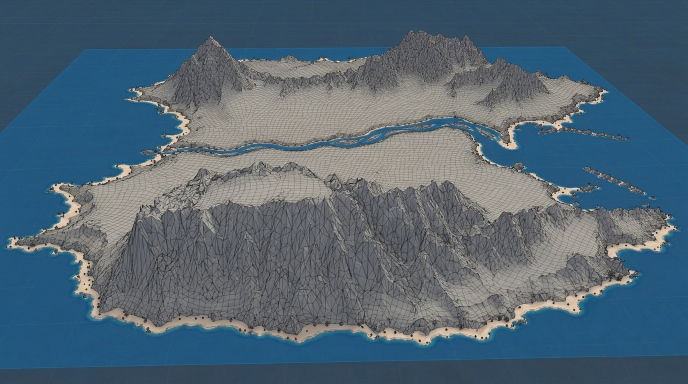
#> input picture planning/mapa/Gemini_Generated_Image_ (1).jpg, 1376 x 768 px (shown at 1/2 size)
$ python -i extract_v1.py   (imports and definitions only)
#> lines starting #> are read from the running program, lines starting #| are printed output that depends on the picture; after the words box and inside, x2 and y2 are one past the last pixel; in counts of white or black regions, pixels touching at a corner belong together
#> further down, picture is the input picture: shape (768, 1376, 3); mean B, G, R 115.8, 101.5, 82
"""Terrain 2 V1: source-image segmentation and orthographic silhouette constraints.

Real user-supplied AI image pixels are REQUIRED. No procedural terrain generation,
triangulation, metric height estimates, or claim of original 3D recovery.
"""
import argparse
import hashlib
import json
from pathlib import Path
import cv2
import numpy as np
from scipy.ndimage import median_filter

SOURCES = {
    'top_mask':'top_flat_semantic.jpg',
    'top_mesh':'top_sparse_mesh.jpg',
    'top_render':'top_render.png',
    'front':'front_render.png',
    'back':'back_render.png',
    'left':'left_render.png',
    'right':'right_render.png',
}
HORIZON_ROW = 465


# [7 lines left out: function load, not called in this run]


def connected_parts(binary,min_area=80):
    count,ids,stats,_=cv2.connectedComponentsWithStats(binary.astype(np.uint8),8)
    keep=[]
    for i in range(1,count):
        if stats[i,cv2.CC_STAT_AREA]>=min_area:
            keep.append((int(stats[i,cv2.CC_STAT_AREA]),i))
    keep.sort(reverse=True)
    return ids,[(area,i) for area,i in keep]


def segment_plan_mask(image):
    hsv=cv2.cvtColor(image,cv2.COLOR_BGR2HSV)
#> hsv: shape (768, 1376, 3); mean H, S, V 82.5, 87.5, 119
    # Source-specific color observation: land H<45, ocean/background blue H~100.
    rough=(hsv[:,:,0]<45)&(hsv[:,:,2]>65)&(hsv[:,:,1]<150)
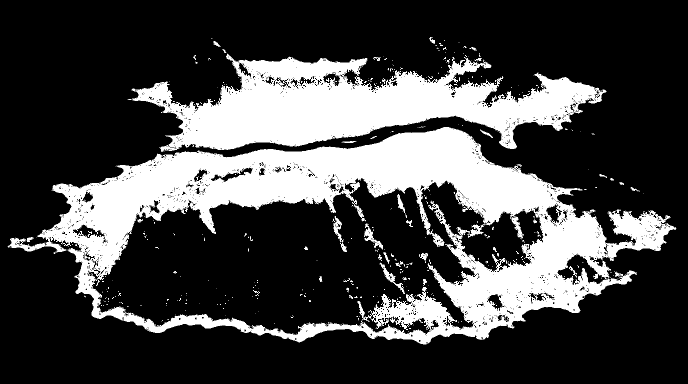
#> rough: shape (768, 1376) bool (shown at 1/2 size); 26.6% white; 398 white regions (345 under 20 px), largest, box (x1, y1, x2, y2) and area: (15, 254, 1353, 689) 184287, (255, 107, 1213, 304) 90714, (728, 447, 766, 500) 561
    rough=cv2.morphologyEx(rough.astype(np.uint8),cv2.MORPH_CLOSE,np.ones((5,5),np.uint8))>0
#> rough: shape (768, 1376) bool; 28.3% white; 151 white regions (107 under 20 px), largest, box (x1, y1, x2, y2) and area: (15, 254, 1353, 689) 197871, (255, 106, 1213, 304) 96258, (728, 447, 780, 528) 881
    ids,parts=connected_parts(rough,150)
#> in connected_parts, `count,ids,stats,_=cv2.connectedComponentsWithStats(binary.astype(np.ui..`:
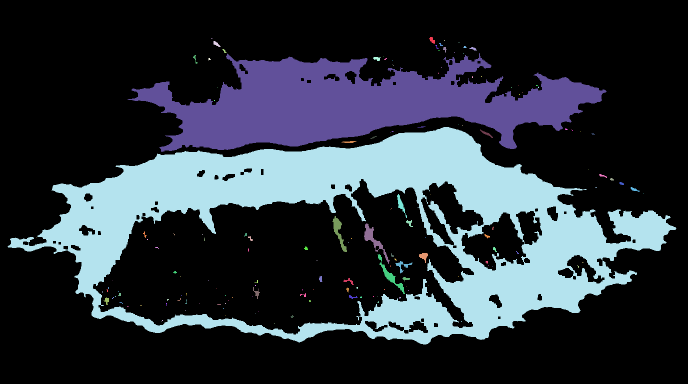
#> ids: shape (768, 1376) int32 (shown at 1/2 size); 152 distinct labels, from 0 to 151; one colour per label, 0 black
#> in connected_parts, `count,ids,stats,_=cv2.connectedComponentsWithStats(binary.astype(np.ui..`: count = 152; stats = 152 rows, first 6: [0, 0, 1376, 768, 757201], [858, 74, 12, 14, 93], [422, 76, 3, 2, 3], [888, 80, 2, 2, 3], [427, 82, 14, 12, 82], [917, 85, 2, 1, 2]
#> after the loop in connected_parts, `for i in range(1,count):`: keep = [(96258, 14), (197871, 38), (273, 55), (673, 58), (881, 60), (191, 80), (698, 81), (234, 84)]
#> parts = [(197871, 38), (96258, 14), (881, 60), (698, 81), (673, 58), (273, 55), (234, 84), (191, 80)]
    if not parts:raise ValueError('No land detected in original flat reference')
    largest=ids==parts[0][1]
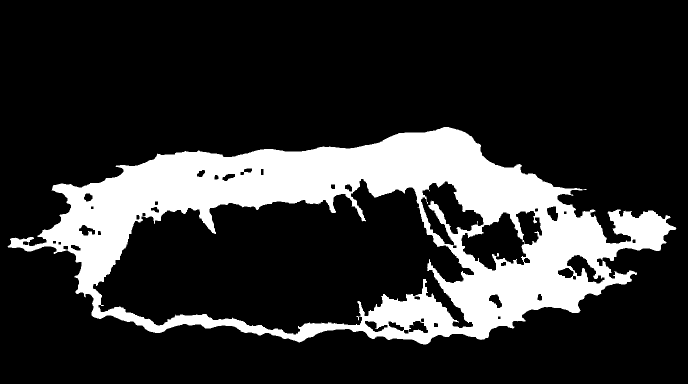
#> largest: shape (768, 1376) bool (shown at 1/2 size); 18.7% white; 1 white region, box (x1, y1, x2, y2) and area: (15, 254, 1353, 689) 197871
    all_land=np.zeros_like(largest)
    for area,label in parts:
        all_land|=ids==label
#> this loop made 8 passes
#> pass 3, in segment_plan_mask, `all_land|=ids==label`:
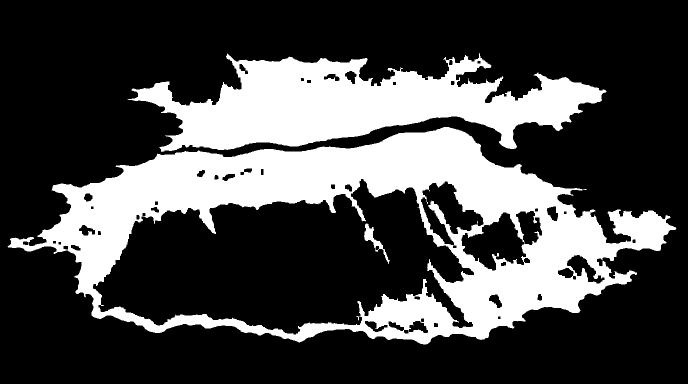
#> all_land: shape (768, 1376) bool (shown at 1/2 size); 27.9% white; 3 white regions, box (x1, y1, x2, y2) and area: (15, 254, 1353, 689) 197871, (255, 106, 1213, 304) 96258, (728, 447, 780, 528) 881
#> after the loop:
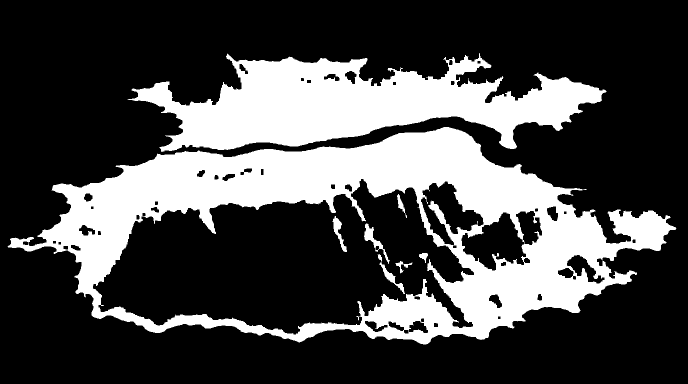
#> all_land: shape (768, 1376) bool (shown at 1/2 size); 28.1% white; 8 white regions, largest, box (x1, y1, x2, y2) and area: (15, 254, 1353, 689) 197871, (255, 106, 1213, 304) 96258, (728, 447, 780, 528) 881
    sand=(hsv[:,:,0]<45)&(hsv[:,:,2]>155)&(hsv[:,:,1]<145)
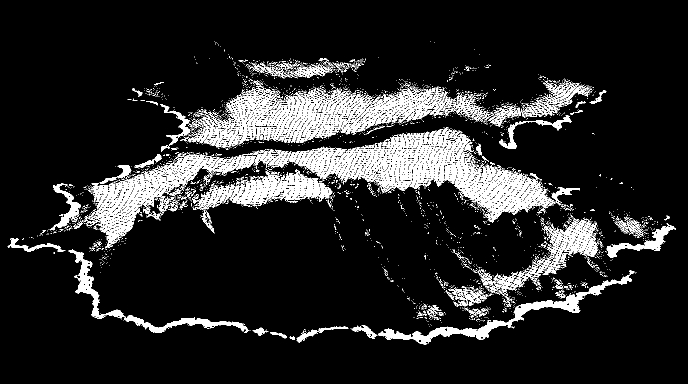
#> sand: shape (768, 1376) bool (shown at 1/2 size); 11.1% white; 5223 white regions (4290 under 20 px), largest, box (x1, y1, x2, y2) and area: (877, 338, 1111, 440) 7535, (756, 550, 1264, 689) 7175, (175, 325, 405, 488) 6669
    sand&=all_land
    sea=(hsv[:,:,0]>=75)&(hsv[:,:,0]<=130)&(hsv[:,:,1]>=75)
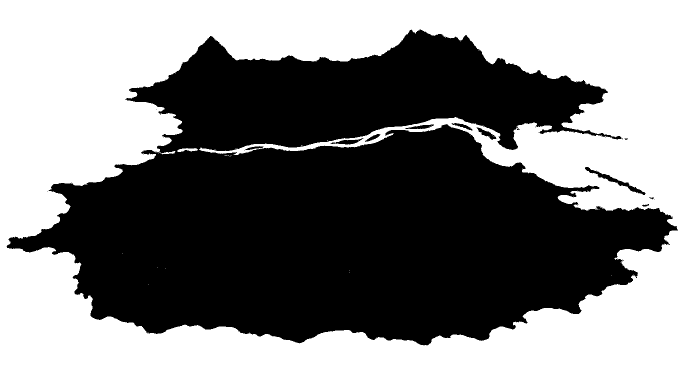
#> sea: shape (768, 1376) bool (shown at 1/2 size); 50.9% white; 24 black regions (13 under 20 px)
    contours,_=cv2.findContours(largest.astype(np.uint8),cv2.RETR_EXTERNAL,
                                  cv2.CHAIN_APPROX_NONE)
#> contours = 1 contour; box (x1, y1, x2, y2) and area: (15, 254, 1353, 689) 366471
    external=max(contours,key=cv2.contourArea)[:,0,:]
#> external = 4036 pairs, first value 15 to 1352, second value 254 to 688
    return {'land':all_land,'mainland':largest,'sand':sand,'sea':sea,
            'shoreline':external,'parts':parts}


# [137 lines left out: functions trace_inland_channel, side_silhouette, scaled_profile_diff, export, main, not called in this run]


# [1 line not run here, left out]

>>> import cv2
>>> picture = cv2.imread('../../planning/mapa/Gemini_Generated_Image_ (1).jpg')
>>> result = segment_plan_mask(picture)
#> result = 6 items

$ run again, on planning/mapa/Gemini_Generated_Image_ (3).jpg
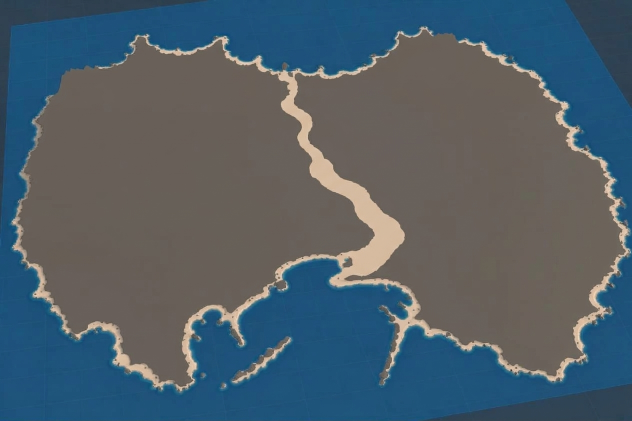
#> input picture planning/mapa/Gemini_Generated_Image_ (3).jpg, 1264 x 842 px (shown at 1/2 size)
#> picture is the input picture: shape (842, 1264, 3); mean B, G, R 105.1, 94.7, 79.5
#> hsv: shape (842, 1264, 3); mean H, S, V 51.7, 99.2, 115.4
#> in connected_parts, `count,ids,stats,_=cv2.connectedComponentsWithStats(binary.astype(np.ui..`:
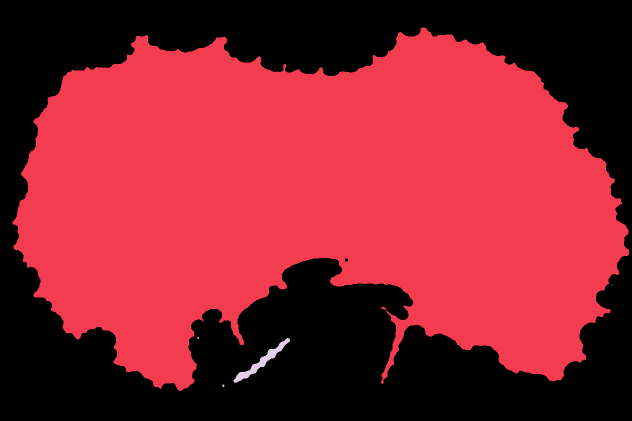
#> ids: shape (842, 1264) int32 (shown at 1/2 size); 6 distinct labels, from 0 to 5; one colour per label, 0 black
#> count = 6; stats = [[0, 0, 1264, 842, 454806], [25, 55, 1233, 727, 607751], [1222, 569, 3, 2, 3], [394, 674, 4, 4, 11], [467, 676, 113, 89, 1700], [445, 769, 4, 5, 17]]
#> after the loop in connected_parts, `for i in range(1,count):`: keep = [(607751, 1), (1700, 4)]
#> largest: shape (842, 1264) bool; 57.1% white; 2 black regions, box (x1, y1, x2, y2) and area: (0, 0, 1264, 842) 456502, (690, 517, 696, 523) 35
#> the loop in segment_plan_mask, `for area,label in parts:` made 2 passes
#> in segment_plan_mask, `sea=(hsv[:,:,0]>=75)&(hsv[:,:,0]<=130)&(hsv[:,:,1]>=75)`:
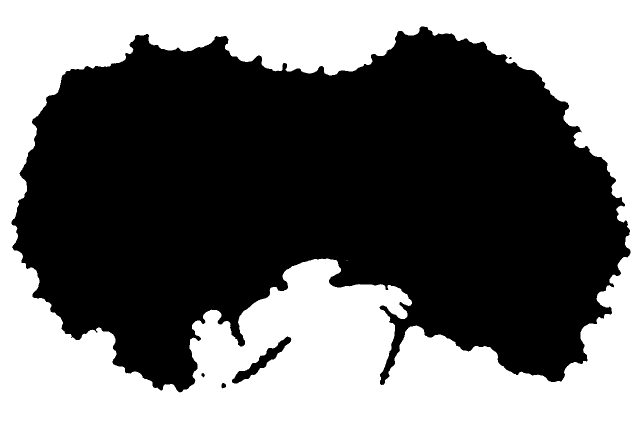
#> sea: shape (842, 1264) bool (shown at 1/2 size); 41.7% white; 2 white regions (1 under 20 px)
#> contours = 1 contour; box (x1, y1, x2, y2) and area: (25, 55, 1258, 782) 605522
#> external = 4525 pairs, first value 25 to 1257, second value 55 to 781
#> result = 6 items

$ run again, on planning/mapa/Gemini_Generated_Image_ (4).jpg
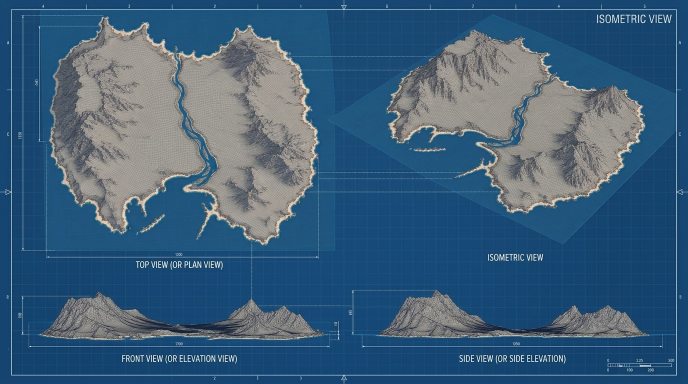
#> input picture planning/mapa/Gemini_Generated_Image_ (4).jpg, 1376 x 768 px (shown at 1/2 size)
#> picture is the input picture: shape (768, 1376, 3); mean B, G, R 122.9, 94.8, 61.5
#> hsv: shape (768, 1376, 3); mean H, S, V 85.5, 143.1, 125.3
#> ids: shape (768, 1376) int32; 72 distinct labels, from 0 to 71
#> count = 72; stats = 72 rows, first 6: [0, 0, 1376, 768, 813705], [100, 36, 309, 430, 66910], [355, 52, 281, 437, 66477], [775, 62, 326, 223, 40743], [197, 65, 4, 1, 4], [478, 91, 11, 6, 35]
#> after the loop in connected_parts, `for i in range(1,count):`: keep = [(66910, 1), (66477, 2), (40743, 3), (45810, 10), (153, 29), (6049, 30), (7130, 31), (672, 33), (457, 38), (2947, 39), (3732, 41), (170, 44), (308, 59), (210, 70)]
#> parts = [(66910, 1), (66477, 2), (45810, 10), (40743, 3), (7130, 31), (6049, 30), (3732, 41), (2947, 39), (672, 33), (457, 38), (308, 59), (210, 70), (170, 44), (153, 29)]
#> in segment_plan_mask, `largest=ids==parts[0][1]`:
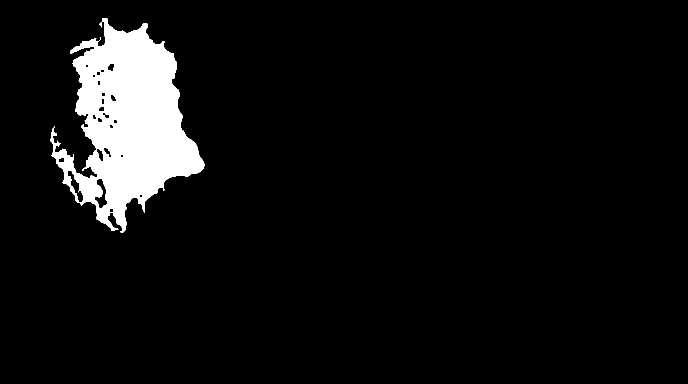
#> largest: shape (768, 1376) bool (shown at 1/2 size); 6.3% white; 1 white region, box (x1, y1, x2, y2) and area: (100, 36, 409, 466) 66910
#> the loop in segment_plan_mask, `for area,label in parts:` made 14 passes
#> in segment_plan_mask, `sea=(hsv[:,:,0]>=75)&(hsv[:,:,0]<=130)&(hsv[:,:,1]>=75)`:
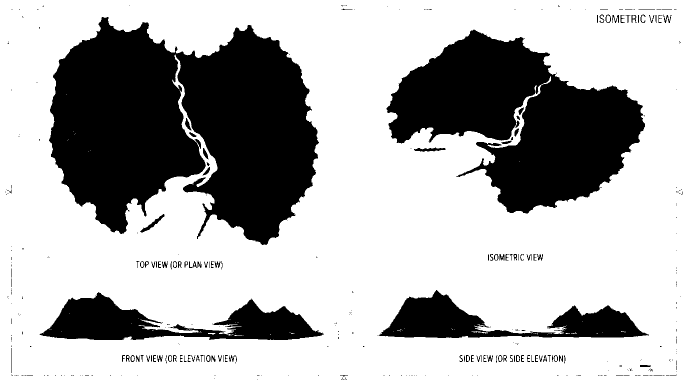
#> sea: shape (768, 1376) bool (shown at 1/2 size); 69.4% white; 377 black regions (263 under 20 px)
#> contours = 1 contour; box (x1, y1, x2, y2) and area: (100, 36, 409, 466) 68695
#> external = 1998 pairs, first value 100 to 408, second value 36 to 465
#> result = 6 items

$ run again, on planning/mapa/Gemini_Generated_Image_ (5).jpg
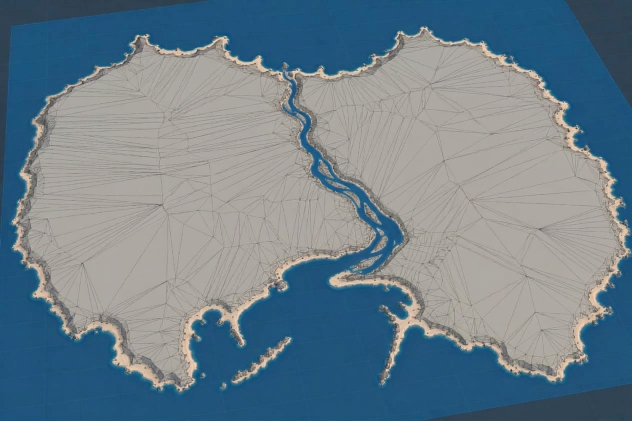
#> input picture planning/mapa/Gemini_Generated_Image_ (5).jpg, 1264 x 842 px (shown at 1/2 size)
#> picture is the input picture: shape (842, 1264, 3); mean B, G, R 140, 128, 109.5
#> hsv: shape (842, 1264, 3); mean H, S, V 55.6, 88.1, 146.6
#> ids: shape (842, 1264) int32; 16 distinct labels, from 0 to 15
#> count = 16; stats = 16 rows, first 6: [0, 0, 1264, 842, 476308], [577, 55, 682, 712, 282508], [25, 70, 724, 712, 302503], [568, 128, 4, 9, 28], [597, 229, 10, 10, 34], [639, 325, 23, 28, 235]
#> after the loop in connected_parts, `for i in range(1,count):`: keep = [(282508, 1), (302503, 2), (235, 5), (161, 7), (218, 8), (249, 10), (331, 11), (1604, 14)]
#> parts = [(302503, 2), (282508, 1), (1604, 14), (331, 11), (249, 10), (235, 5), (218, 8), (161, 7)]
#> largest: shape (842, 1264) bool; 28.4% white; 1 white region, box (x1, y1, x2, y2) and area: (25, 70, 749, 782) 302503
#> the loop in segment_plan_mask, `for area,label in parts:` made 8 passes
#> in segment_plan_mask, `sea=(hsv[:,:,0]>=75)&(hsv[:,:,0]<=130)&(hsv[:,:,1]>=75)`:
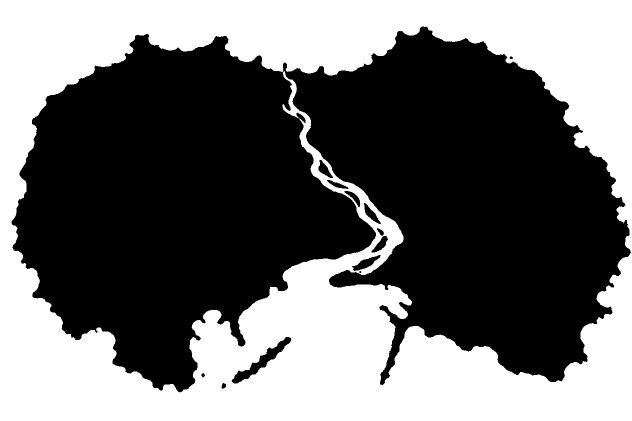
#> sea: shape (842, 1264) bool (shown at 1/2 size); 43% white; 2 white regions (1 under 20 px)
#> contours = 1 contour; box (x1, y1, x2, y2) and area: (25, 70, 749, 782) 303064
#> external = 2613 pairs, first value 25 to 748, second value 70 to 781
#> result = 6 items
